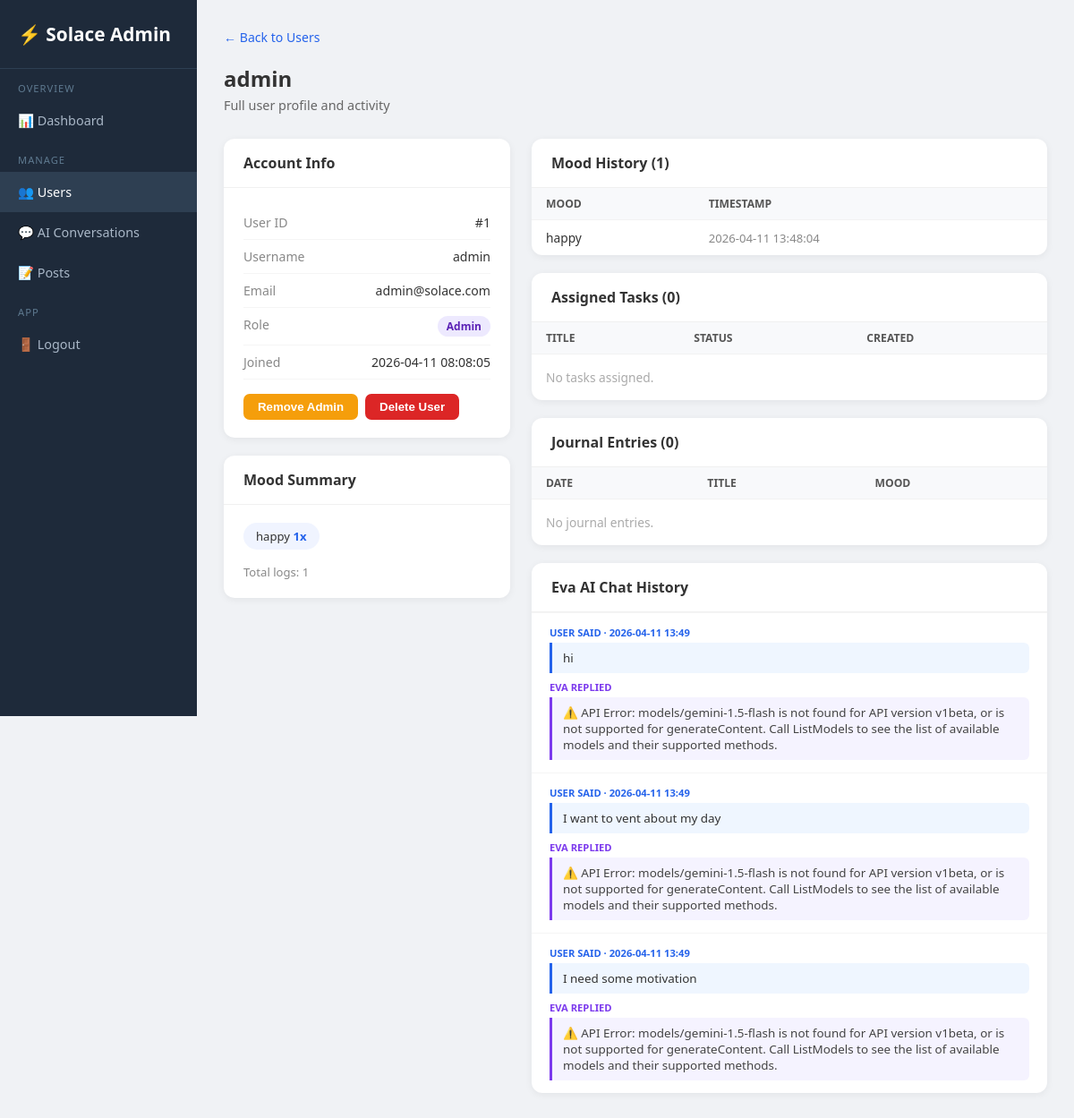
Before: /admin/users/1 (signed in) with the older database file.
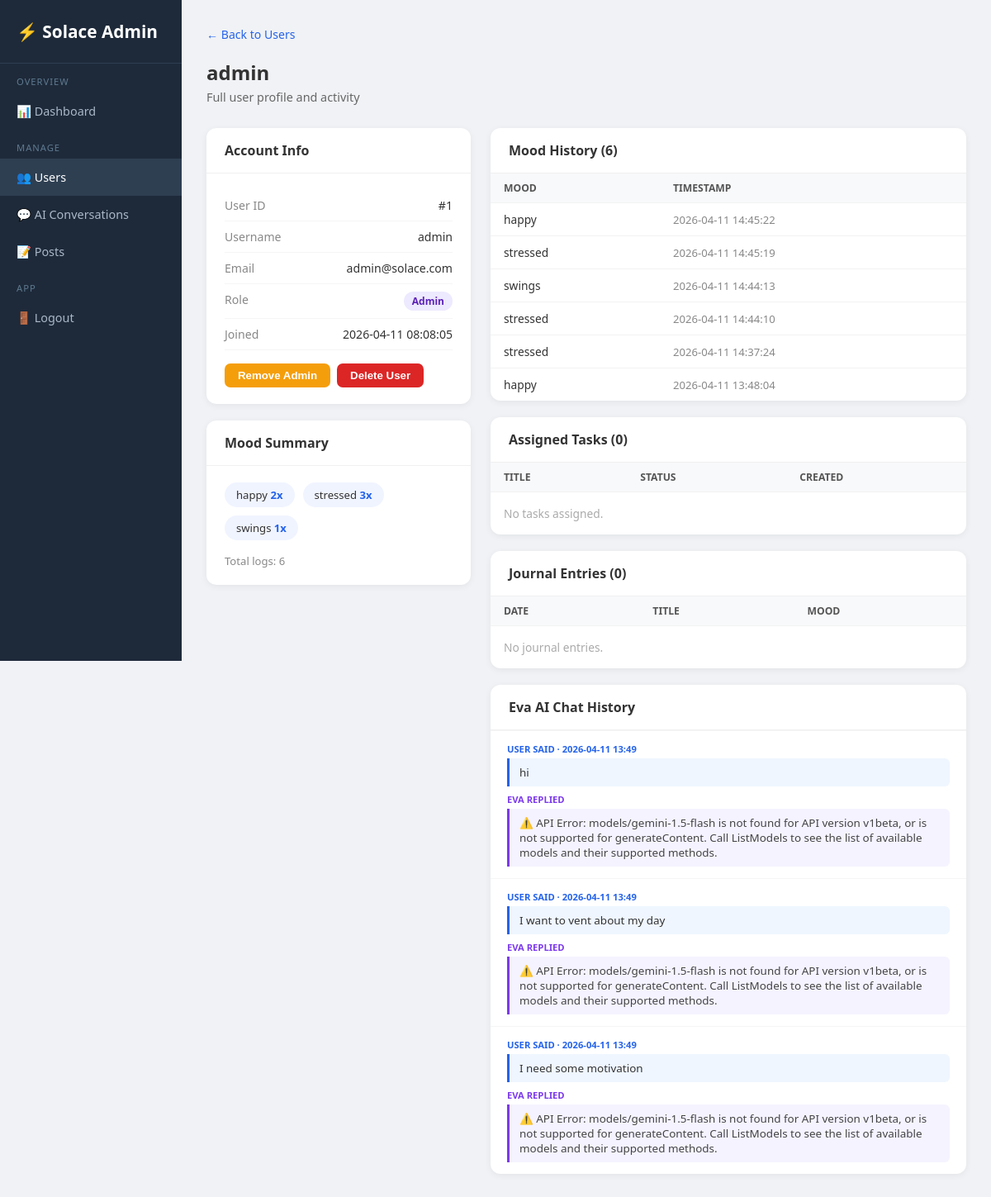
After: the same page with the newer database file.
### tables this page shows
CREATE TABLE users (
                id         INTEGER PRIMARY KEY AUTOINCREMENT,
                username   TEXT UNIQUE NOT NULL,
                email      TEXT NOT NULL,
                password   TEXT NOT NULL,
                is_admin   INTEGER DEFAULT 0,
                created_at DATETIME DEFAULT CURRENT_TIMESTAMP
            );

CREATE TABLE mood_logs (
                id        INTEGER PRIMARY KEY AUTOINCREMENT,
                user_id   INTEGER NOT NULL REFERENCES users(id),
                mood      TEXT NOT NULL,
                timestamp DATETIME DEFAULT CURRENT_TIMESTAMP
            );

CREATE TABLE chat_history (
                id           INTEGER PRIMARY KEY AUTOINCREMENT,
                session_id   TEXT,
                user_id      INTEGER REFERENCES users(id),
                user_message TEXT,
                ai_response  TEXT,
                timestamp    DATETIME DEFAULT CURRENT_TIMESTAMP
            );

### app.py (the view)
@app.route("/admin/users/<int:uid>")
@admin_required
def admin_user_detail(uid: int) -> Any:
    with get_db() as conn:
        user = conn.execute("SELECT * FROM users WHERE id=?", (uid,)).fetchone()
        if not user:
            flash("User not found.")
            return redirect(url_for("admin_users"))
        moods    = conn.execute("SELECT mood, timestamp FROM mood_logs WHERE user_id=? ORDER BY timestamp DESC", (uid,)).fetchall()
        journals = conn.execute("SELECT date, title, mood FROM journals WHERE user_id=? ORDER BY date DESC", (uid,)).fetchall()
        tasks    = conn.execute("SELECT title, status, task_date FROM tasks WHERE user_id=? ORDER BY created_at DESC", (uid,)).fetchall()
        ai_chats = conn.execute("SELECT user_message, ai_response, timestamp FROM chat_history WHERE user_id=? ORDER BY timestamp DESC LIMIT 20", (uid,)).fetchall()
    mood_counts: dict[str, int] = {}
    for r in moods:
        mood_counts[r["mood"]] = mood_counts.get(r["mood"], 0) + 1
    return render_template("admin/user_detail.html",
                           user=user, moods=moods, mood_counts=mood_counts,
                           journals=journals, tasks=tasks, ai_chats=ai_chats)

### app.py (called while the page is built)
def get_db() -> sqlite3.Connection:
    conn = sqlite3.connect("database.db")
    conn.row_factory = sqlite3.Row
    return conn

def admin_required(f: Any) -> Any:
    @wraps(f)
    def dec(*args: Any, **kwargs: Any) -> Any:
        if "user_id" not in session or not session.get("is_admin"):
            flash("Admin access required.")
            return redirect(url_for("login_page"))
        return f(*args, **kwargs)
    return dec

### templates/admin/user_detail.html (shortened to what this page needs)
<!DOCTYPE html>
<html lang="en">
<head>
</head>
<body>
<div class="sidebar">
  <div class="logo">⚡ Solace Admin</div>
  <nav>
        <div class="section-label">Overview</div>
    <a href="/admin">📊 Dashboard</a>
    <div class="section-label">Manage</div>
    <a href="/admin/users" class="active">👥 Users</a>
    <a href="/admin/chats">💬 AI Conversations</a>
    <a href="/admin/posts">📝 Posts</a>
    <div class="section-label">App</div>
    <a href="/logout">🚪 Logout</a>
  </nav>
</div>
<div class="main">
  <a href="/admin/users" class="back-link">← Back to Users</a>
  <div class="page-title">{{ user.username }}</div>
  <div class="page-sub">Full user profile and activity</div>
  <div class="grid">
    <div>
      <div class="card" style="margin-bottom:20px">
        <div class="card-header">Account Info</div>
        <div class="card-body">
          <div class="info-row"><span class="label">User ID</span><span>#{{ user.id }}</span></div>
          <div class="info-row"><span class="label">Username</span><span>{{ user.username }}</span></div>
          <div class="info-row"><span class="label">Email</span><span>{{ user.email }}</span></div>
          <div class="info-row">
            <span class="label">Role</span>
            <span class="badge {{ 'admin' if user.is_admin else 'user' }}">{{ 'Admin' if user.is_admin else 'User' }}</span>
          </div>
          <div class="info-row"><span class="label">Joined</span><span>{{ user.created_at }}</span></div>
          <div class="actions">
            <form method="POST" action="/admin/users/{{ user.id }}/toggle-admin">
              <button type="submit" class="btn btn-yellow">
                {{ 'Remove Admin' if user.is_admin else 'Make Admin' }}
              </button>
            </form>
            <form method="POST" action="/admin/users/{{ user.id }}/delete"
                  onsubmit="return confirm('Delete this user permanently?')">
              <button type="submit" class="btn btn-red">Delete User</button>
            </form>
          </div>
        </div>
      </div>
      <div class="card">
        <div class="card-header">Mood Summary</div>
        <div class="card-body">
          {% if mood_counts %}
            <div class="mood-bar">
              {% for mood, count in mood_counts.items() %}
              <div class="mood-chip">{{ mood }} <span>{{ count }}x</span></div>
              {% endfor %}
            </div>
            <div style="font-size:0.82rem;color:#888">Total logs: {{ moods|length }}</div>
          {% else %}
            <div style="color:#aaa;font-size:0.88rem">No mood data yet.</div>
          {% endif %}
        </div>
      </div>
    </div>
    <div>
      <div class="card" style="margin-bottom:20px">
        <div class="card-header">Mood History ({{ moods|length }})</div>
        <table>
          <thead><tr><th>Mood</th><th>Timestamp</th></tr></thead>
          <tbody>
            {% for m in moods %}
            <tr>
              <td>{{ m.mood }}</td>
              <td style="color:#888;font-size:0.82rem">{{ m.timestamp }}</td>
            </tr>
            {% else %}
            <tr><td colspan="2" style="color:#aaa;padding:16px">No mood logs.</td></tr>
            {% endfor %}
          </tbody>
        </table>
      </div>
      <div class="card">
        <div class="card-header">Assigned Tasks ({{ tasks|length }})</div>
        <table>
          <thead><tr><th>Title</th><th>Status</th><th>Created</th></tr></thead>
          <tbody>
            {% for t in tasks %}
            <tr>
              <td>{{ t.title }}</td>
              <td><span class="badge {{ t.status }}">{{ t.status }}</span></td>
              <td style="color:#888;font-size:0.82rem">{{ t.created_at }}</td>
            </tr>
            {% else %}
            <tr><td colspan="3" style="color:#aaa;padding:16px">No tasks assigned.</td></tr>
            {% endfor %}
          </tbody>
        </table>
      </div>
      <div class="card" style="margin-bottom:20px;margin-top:20px">
        <div class="card-header">Journal Entries ({{ journals|length }})</div>
        <table>
          <thead><tr><th>Date</th><th>Title</th><th>Mood</th></tr></thead>
          <tbody>
            {% for j in journals %}
            <tr>
              <td style="color:#888;font-size:0.82rem">{{ j.date }}</td>
              <td>{{ j.title or 'Untitled' }}</td>
              <td>{{ j.mood.capitalize() if j.mood else '—' }}</td>
            </tr>
            {% else %}
            <tr><td colspan="3" style="color:#aaa;padding:16px">No journal entries.</td></tr>
            {% endfor %}
          </tbody>
        </table>
      </div>
      <div class="card">
        <div class="card-header">Eva AI Chat History</div>
        {% if ai_chats %}
          {% for c in ai_chats %}
          <div style="padding:14px 20px;border-top:1px solid #f5f5f5">
            <div style="font-size:0.7rem;font-weight:700;color:#2563eb;text-transform:uppercase;margin-bottom:4px">User said · {{ (c.timestamp or '')[:16] }}</div>
            <div style="background:#EFF6FF;border-left:3px solid #2563eb;padding:8px 12px;border-radius:0 6px 6px 0;font-size:0.84rem;margin-bottom:8px">{{ c.user_message }}</div>
            <div style="font-size:0.7rem;font-weight:700;color:#7c3aed;text-transform:uppercase;margin-bottom:4px">Eva replied</div>
            <div style="background:#F5F3FF;border-left:3px solid #7c3aed;padding:8px 12px;border-radius:0 6px 6px 0;font-size:0.84rem;color:#444">{{ c.ai_response }}</div>
          </div>
          {% endfor %}
        {% else %}
          <div style="padding:20px;color:#aaa;font-size:0.88rem">No AI conversations yet.</div>
        {% endif %}
      </div>
    </div>
  </div>
</div>
</body>
</html>

### templates/admin/user_detail.html (style rules this page uses)
* { box-sizing: border-box; margin: 0; padding: 0; }
body { font-family: 'Segoe UI', sans-serif; background: #f0f2f5; color: #333; }
.sidebar { width: 220px; position: fixed; top: 0; left: 0; height: 100vh; background: #1e2a3a; color: #cdd9e5; display: flex; flex-direction: column; }
.sidebar .logo { padding: 24px 20px; font-size: 1.3rem; font-weight: 700; color: #fff; border-bottom: 1px solid #2e3f52; }
.sidebar nav a { display: block; padding: 13px 20px; color: #aab8c8; text-decoration: none; font-size: 0.9rem; }
.sidebar nav a:hover, .sidebar nav a.active { background: #2e3f52; color: #fff; }
.sidebar nav .section-label { padding: 14px 20px 6px; font-size: 0.7rem; text-transform: uppercase; letter-spacing: 1px; color: #5f7a90; }
.main { margin-left: 220px; padding: 30px; }
.page-title { font-size: 1.5rem; font-weight: 700; margin-bottom: 4px; }
.page-sub { color: #666; font-size: 0.9rem; margin-bottom: 28px; }
.grid { display: grid; grid-template-columns: 320px 1fr; gap: 24px; }
.card { background: #fff; border-radius: 12px; box-shadow: 0 2px 8px rgba(0,0,0,.06); overflow: hidden; }
.card-header { padding: 16px 22px; font-weight: 600; border-bottom: 1px solid #f0f0f0; }
.card-body { padding: 20px 22px; }
.info-row { display: flex; justify-content: space-between; padding: 9px 0; border-bottom: 1px solid #f5f5f5; font-size: 0.88rem; }
.info-row .label { color: #888; }
table { width: 100%; border-collapse: collapse; font-size: 0.86rem; }
th { background: #f8f9fb; padding: 9px 16px; text-align: left; font-weight: 600; color: #555; font-size: 0.76rem; text-transform: uppercase; }
td { padding: 10px 16px; border-top: 1px solid #f2f2f2; }
.badge { display: inline-block; padding: 3px 10px; border-radius: 20px; font-size: 0.75rem; font-weight: 600; }
.badge.admin { background: #ede9fe; color: #5b21b6; }
.mood-bar { display: flex; gap: 10px; flex-wrap: wrap; margin-bottom: 16px; }
.mood-chip { background: #f0f4ff; border-radius: 20px; padding: 6px 14px; font-size: 0.82rem; }
.mood-chip span { font-weight: 700; color: #2563eb; }
.back-link { display: inline-block; margin-bottom: 20px; color: #2563eb; text-decoration: none; font-size: 0.88rem; }
.actions { display: flex; gap: 8px; margin-top: 16px; }
.btn { padding: 7px 16px; border-radius: 7px; border: none; cursor: pointer; font-weight: 600; font-size: 0.83rem; }
.btn-yellow { background: #f59e0b; color: #fff; }
.btn-red { background: #dc2626; color: #fff; }

Changed rows visible on the page:
no longer on one of the page's lists (row unchanged): mood_logs: mood "happy", user "1"
added mood_logs: mood "happy", count "2", timestamp "2026-04-11 14:45:22"
added mood_logs: mood "stressed", count "3", timestamp "2026-04-11 14:45:19"
added mood_logs: mood "swings", user "1", timestamp "2026-04-11 14:44:13"
added mood_logs: mood "stressed", timestamp "2026-04-11 14:44:10"
added mood_logs: mood "stressed", timestamp "2026-04-11 14:37:24"
Other visible differences:
{{ moods|length }}: "1" → "6"
